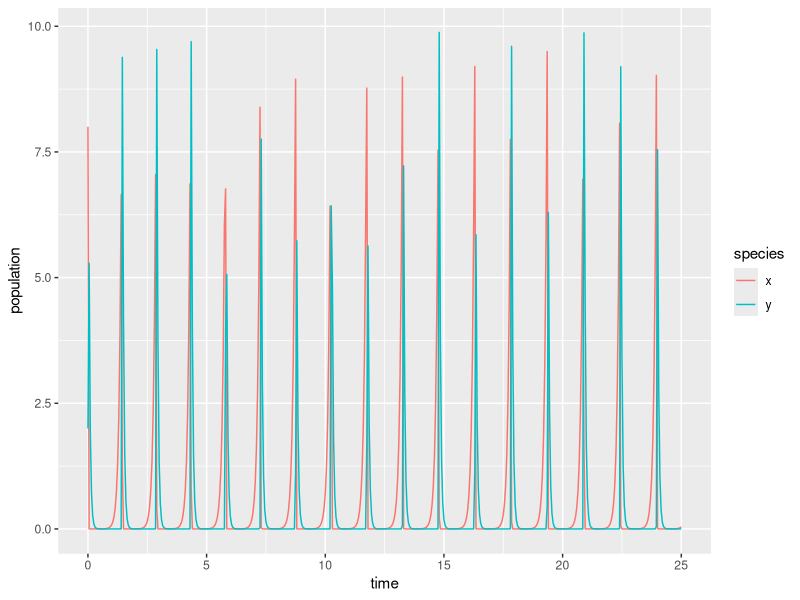

Source code (R):
## ---- chunk 1
knitr::opts_chunk$set(echo = TRUE)
library(tidyverse)
library(deSolve)
library(kableExtra)
## ---- chunk 2
# Create a sequence of times (days): 
time <- seq(0, 25, by = 0.05)

# Set some parameter values (these can change - keep it in mind):
parameters <- c(alpha = 11, beta = 25, delta = 30, gamma = 20)

# Set the initial condition (prey and predator populations at t = 0).
# Recall: x = prey, y = predator
init_cond <- c(x = 8, y = 2)

# Prepare the series of differential equations as a function: 
lk_equations <- function(time, init_cond, parameters) {
  with(as.list(c(init_cond, parameters)), {
    dxdt = alpha * x - beta * x * y
    dydt = delta * x * y - gamma * y
    return(list(c(dxdt, dydt)))
  })
}

# Find the approximate the solution using `deSolve::ode()`:
approx_lk <- ode(y = init_cond, times = time, func = lk_equations, parms = parameters)

# Check the class: 
class(approx_lk)

# We really want this to be a data frame, and we want both prey (x) and predator (y) to be in the same column -- we'll learn why in EDS 221 (tidy data)
approx_lk_df <- data.frame(approx_lk) %>% 
  pivot_longer(cols = c(x,y), names_to = "species", values_to = "population")

# Plot it! 
ggplot(data = approx_lk_df, aes(x = time, y = population)) +
  geom_line(aes(color = species))
